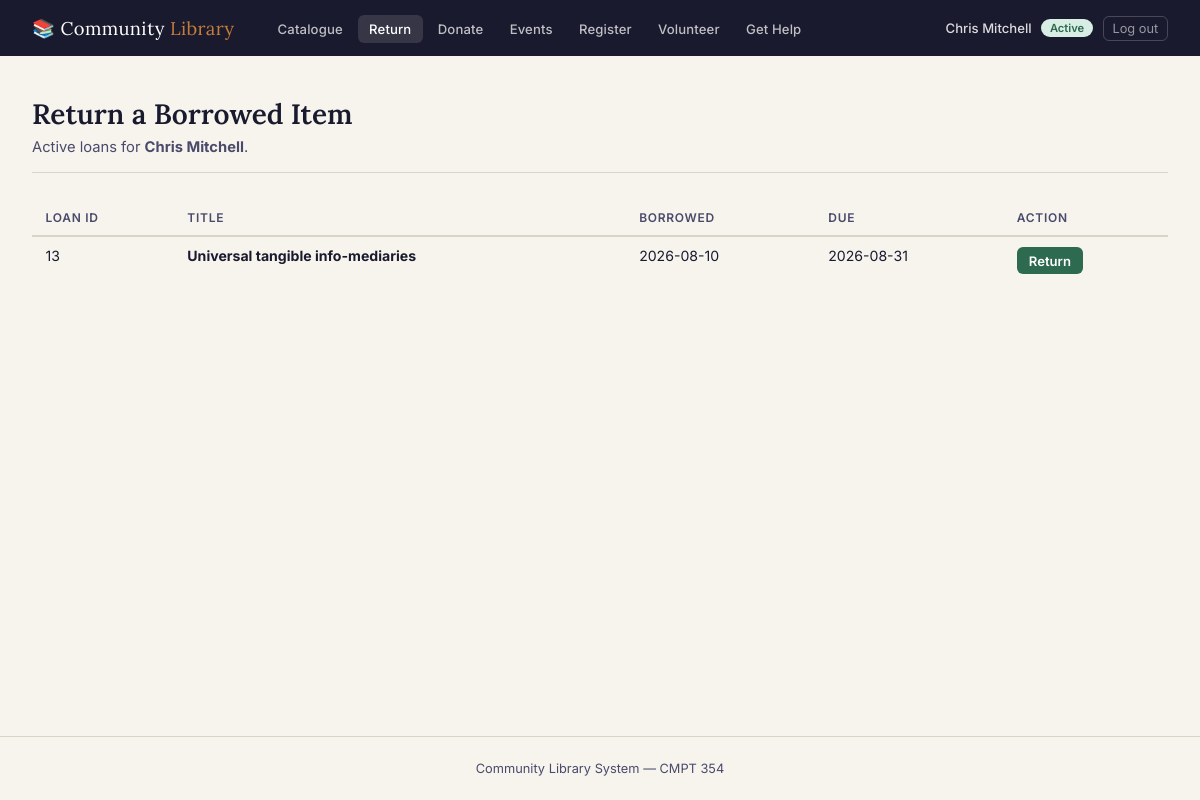
The page /return (signed in) on the database as committed earlier.
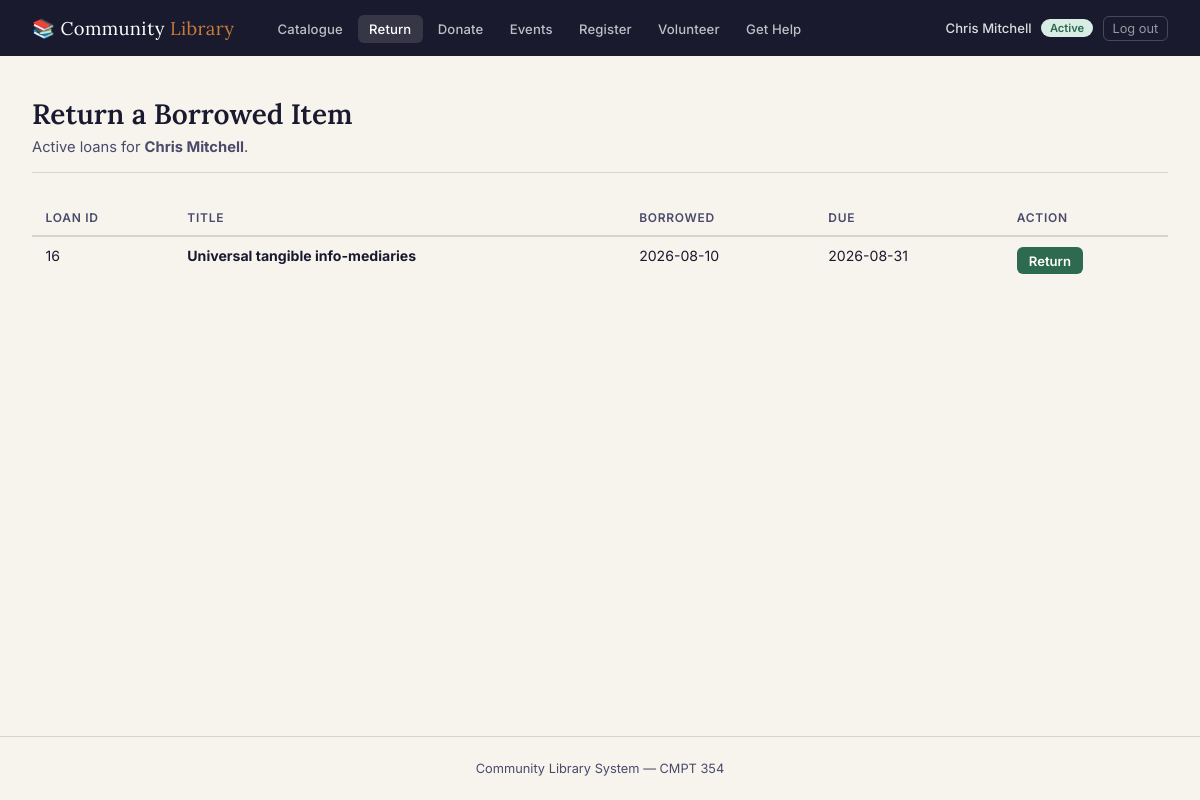
The same page on the database as committed later.
### tables this page shows
CREATE TABLE Loan (
    loan_id       INTEGER PRIMARY KEY AUTOINCREMENT,
    loan_date     TEXT    NOT NULL,
    due_date      TEXT    NOT NULL,
    returned_date TEXT,                        -- NULL until returned
    member_id     INTEGER NOT NULL REFERENCES Member(member_id),
    item_copy_id  INTEGER NOT NULL REFERENCES Item_Copy(item_copy_id),
    CHECK (due_date >= loan_date),
    CHECK (returned_date IS NULL OR returned_date >= loan_date)
);

CREATE TABLE Item (
    item_id               INTEGER PRIMARY KEY AUTOINCREMENT,
    title                 TEXT    NOT NULL,
    publication_year      INTEGER CHECK (publication_year BETWEEN 1000 AND 9999),
    genre                 TEXT,
    library_id            INTEGER NOT NULL REFERENCES Library(library_id),
    type_id               INTEGER NOT NULL REFERENCES Type(type_id),
    acquisition_status_id INTEGER NOT NULL REFERENCES Acquisition_Status(acquisition_status_id)
);

### library_webapp/app.py (the view, shortened to what this page needs)
@app.route("/return", methods=["GET", "POST"])
@login_required
def return_item():
    member_id = session["member_id"]
    loans = query(
        """SELECT l.loan_id, i.title, l.loan_date, l.due_date
           FROM   Loan l
           JOIN   Item_Copy ic ON ic.item_copy_id = l.item_copy_id
           JOIN   Item      i  ON i.item_id       = ic.item_id
           WHERE  l.member_id = ? AND l.returned_date IS NULL
           ORDER  BY l.due_date""", (member_id,)
    )
    return render_template("return.html", loans=loans)

### library_webapp/app.py (called while the page is built)
def get_db():
    if "db" not in g:
        g.db = sqlite3.connect(DB_PATH)
        g.db.row_factory = sqlite3.Row
        g.db.execute("PRAGMA foreign_keys = ON;")
    return g.db

def query(sql, params=()):
    return get_db().execute(sql, params).fetchall()

def query_one(sql, params=()):
    return get_db().execute(sql, params).fetchone()

def login_required(f):
    @wraps(f)
    def decorated(*args, **kwargs):
        if "member_id" not in session:
            flash("Please log in to access this page.", "info")
            return redirect(url_for("login"))
        return f(*args, **kwargs)
    return decorated

### library_webapp/templates/return.html (shortened to what this page needs)
{% extends "base.html" %}
{% block content %}
<div class="page-header">
  <h1>Return a Borrowed Item</h1>
  <p>Active loans for <strong>{{ current_member['first_name'] }} {{ current_member['last_name'] }}</strong>.</p>
</div>
{% if loans %}
<div class="table-wrap">
  <table>
    <thead>
      <tr><th>Loan ID</th><th>Title</th><th>Borrowed</th><th>Due</th><th>Action</th></tr>
    </thead>
    <tbody>
      {% for loan in loans %}
      <tr>
        <td>{{ loan['loan_id'] }}</td>
        <td><strong>{{ loan['title'] }}</strong></td>
        <td>{{ loan['loan_date'] }}</td>
        <td>
          {% if loan['due_date'] < today %}
            <span class="badge badge-warm">{{ loan['due_date'] }} ⚠ overdue</span>
          {% else %}
            {{ loan['due_date'] }}
          {% endif %}
        </td>
        <td>
          <form method="post" style="display:inline;">
            <button type="submit" class="btn btn-primary btn-sm">Return</button>
          </form>
        </td>
      </tr>
      {% endfor %}
    </tbody>
  </table>
</div>
{% else %}
<div class="empty-state">
  <div class="icon">✅</div>
  <p>No active loans — nothing to return.</p>
</div>
{% endif %}
{% endblock %}

Rows that differ between the two databases and show on the page:
no longer on this page (row edited): Loan: loan_id "13", title "Universal tangible info-mediaries", loan_date "2026-08-10", due_date "2026-08-31"
added Loan: loan_id "16", title "Universal tangible info-mediaries", loan_date "2026-08-10", due_date "2026-08-31"
